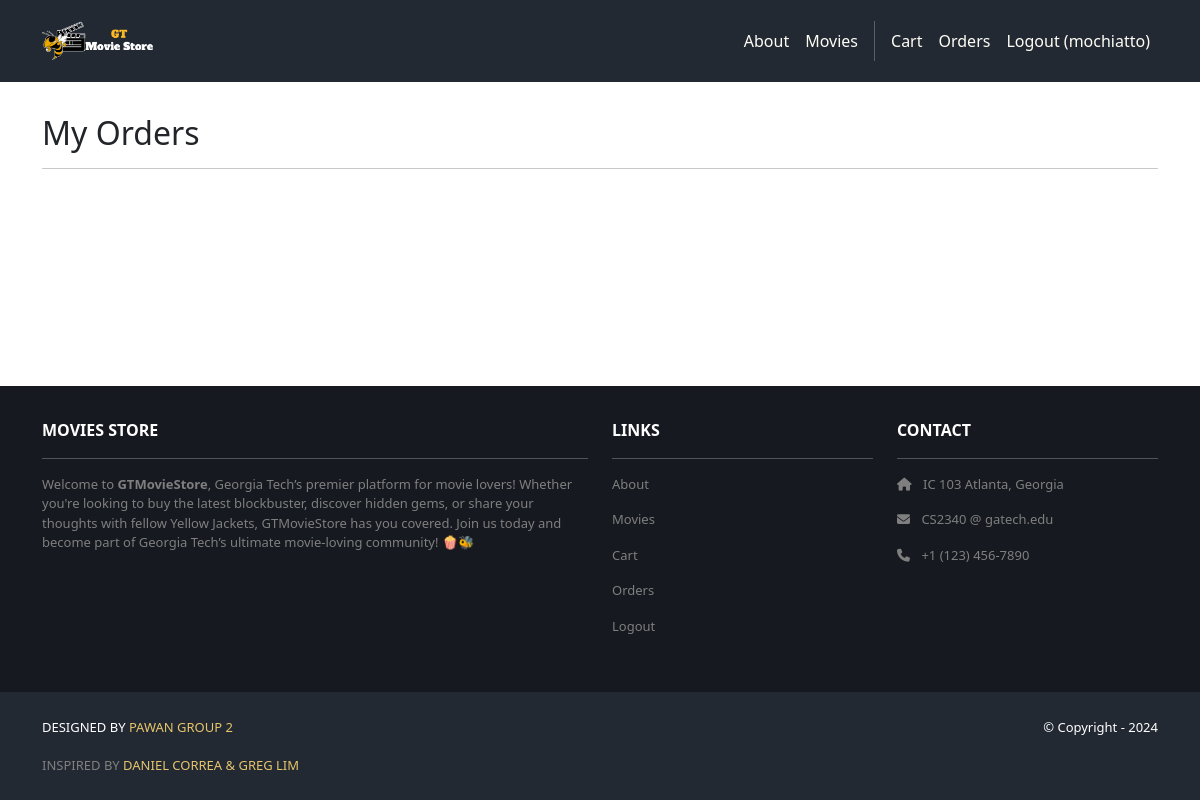
The page /accounts/orders/ (signed in) on the database as committed earlier.
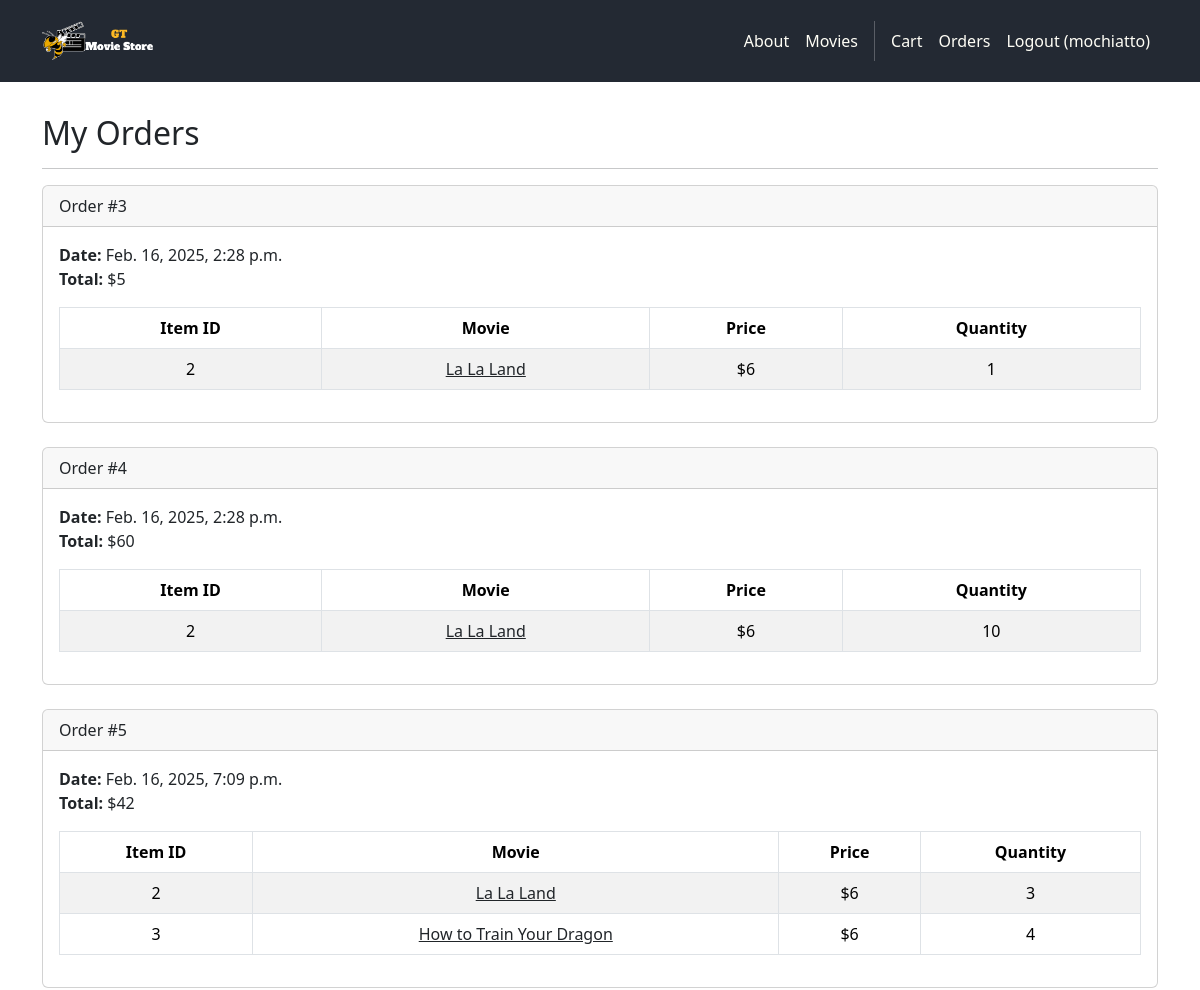
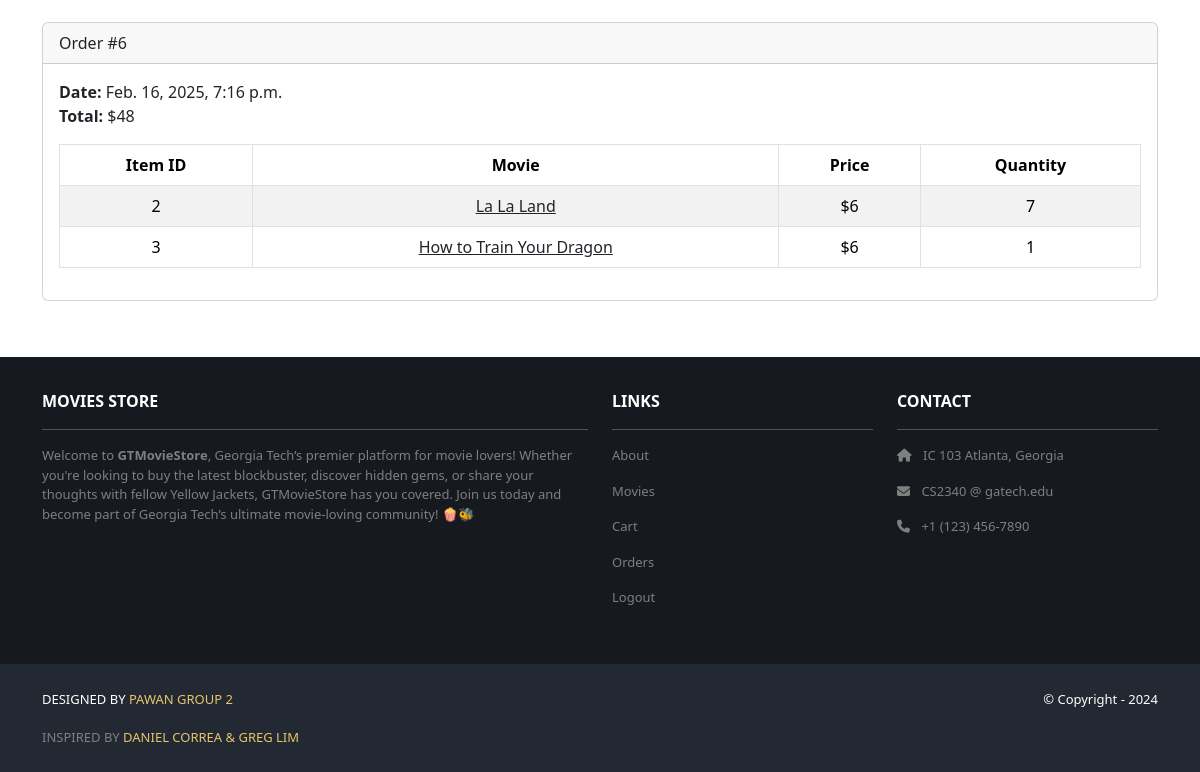
The same page on the database as committed later (2 pictures, top to bottom).
### cart/models.py (models this page shows, shortened)
class Order(models.Model):
    id = models.AutoField(primary_key=True)
    total = models.IntegerField()
    date = models.DateTimeField(auto_now_add=True)
    user = models.ForeignKey(User, on_delete=models.CASCADE)

class Item(models.Model):
    id = models.AutoField(primary_key=True)
    price = models.IntegerField()
    quantity = models.IntegerField()
    order = models.ForeignKey(Order,
        on_delete=models.CASCADE)
    movie = models.ForeignKey(Movie,
        on_delete=models.CASCADE)

### movies/models.py (models this page shows, shortened)
class Movie(models.Model):
    id = models.AutoField(primary_key=True)
    name = models.CharField(max_length=255)
    release = models.PositiveIntegerField()
    director = models.CharField(max_length=255)
    price = models.IntegerField()
    description = models.TextField()
    image = models.ImageField(upload_to='movie_images/')

### accounts/views.py (the view)
# urls.py: path('orders/', views.orders, name='accounts.orders'),
@login_required
def orders(request):
    template_data = {}
    template_data['title'] = 'Orders'
    template_data['orders'] = request.user.order_set.all()
    return render(request, 'accounts/orders.html', {'template_data': template_data})

### accounts/templates/accounts/orders.html
{% extends 'base.html' %}
{% block content %}
<div class="p-3">
  <div class="container">
    <div class="row mt-3">
      <div class="col mx-auto mb-3">
        <h2>My Orders</h2>
        <hr />
        {% for order in template_data.orders %}
        <div class="card mb-4">
          <div class="card-header">Order #{{ order.id }}</div>
          <div class="card-body">
            <b>Date:</b> {{ order.date }}<br />
            <b>Total:</b> ${{ order.total }}<br />
            <table class="table table-bordered
              table-striped text-center mt-3">
              <thead>
                <tr>
                  <th scope="col">Item ID</th>
                  <th scope="col">Movie</th>
                  <th scope="col">Price</th>
                  <th scope="col">Quantity</th>
                </tr>
              </thead>
              <tbody>
                {% for item in order.item_set.all %}
                <tr>
                  <td>{{ item.movie.id }}</td>
                  <td>
                    <a class="link-dark" href="{% url 'movies.show' id=item.movie.id %}">{{ item.movie.name }}</a>
                  </td>
                  <td>${{ item.movie.price }}</td>
                  <td>{{ item.quantity }}</td>
                </tr>
                {% endfor %}
              </tbody>
            </table>
          </div>
        </div>
        {% endfor %}
      </div>
    </div>
  </div>
</div>
{% endblock content %}

### gtmovies/templates/base.html (shortened to what this page needs)
<!DOCTYPE html>
<html>
  {% load static %}
  <head>
    <link href="https://cdn.jsdelivr.net/npm/bootstrap@5.3.3/dist/css/bootstrap.min.css" rel="stylesheet">
    <link rel="stylesheet" href="https://cdnjs.cloudflare.com/ajax/libs/font-awesome/6.1.1/css/all.min.css">
    <link rel="stylesheet" type="text/css" href="{% static 'css/style.css' %}">
  </head>
  <body style = "min-height: 100vh; display: flex; flex-direction: column;">
    <nav class="p-3 navbar navbar-dark bg-dark navbar-expand-lg"">
      <div class="container">
        <a class="navbar-brand" href="{% url 'home.index' %}">
          <img src="{% static 'img/logo.png' %}" alt="logo" height="40" />
        </a>
        <div class="collapse navbar-collapse" id="navbarNavAltMarkup">
          <div class="navbar-nav ms-auto navbar-ml">
            <a class="nav-link" href="{% url 'home.about' %}">About</a>
            <a class="nav-link" href="{% url 'movies.index' %}">Movies</a>
            {% if user.is_authenticated %}
            <a class="nav-link" href="{% url 'cart.index' %}">Cart</a>
            <a class="nav-link" href="{% url 'accounts.orders' %}">Orders</a>
            <a class="nav-link" href="{% url 'accounts.logout' %}">Logout ({{user.username }})</a>
            {% else %}
            <a class="nav-link" href="{% url 'accounts.login' %}">Login</a>
            <a class="nav-link" href="{% url 'accounts.signup' %}">Sign Up</a>
            {% endif %}
          </div>
        </div>
      </div>
    </nav>
    <div>
      {% block content %}
      {% endblock content %}
    </div>
    <section class="p-3 ms-footer d-none d-md-block" style = "margin-top: auto;">
      <div class="container">
        <div class="row mt-3 text-white">
          <div class="col-md-6 col-lg-6 col-xl-6 mx-auto mb-4">
            <b>MOVIES STORE</b>
            <hr />
            <p>Welcome to <strong>GTMovieStore</strong>, Georgia Tech’s premier platform for movie lovers! Whether you're looking to buy the latest blockbuster, discover hidden gems, or share your thoughts with fellow Yellow Jackets, GTMovieStore has you covered. Join us today and become part of Georgia Tech’s ultimate movie-loving community! <span class="emoji">🍿🐝</span></p>
          </div>
          <div class="col-md-3 col-lg-3 col-xl-3 mx-auto mb-4">
            <b>LINKS</b>
            <hr />
            <p><a class="nav-link" href="{% url 'home.about' %}">About</a></p>
            <p><a class="nav-link" href="{% url 'movies.index' %}">Movies</a></p>
            {% if user.is_authenticated %}
              <p><a class="nav-link" href="{% url 'cart.index' %}">Cart</a></p>
              <p><a class="nav-link" href="{% url 'accounts.orders' %}">Orders</a></p>
              <p><a class="nav-link" href="{% url 'accounts.logout' %}">Logout</a></p>
            {% else %}
              <p><a class="nav-link" href="{% url 'accounts.login' %}">Login</a></p>
              <p><a class="nav-link" href="{% url 'accounts.signup' %}">Sign Up</a></p>
            {% endif%}
          </div>
          <div class="col-md-3 col-lg-3 col-xl-3 mx-auto mb-4">
            <b>CONTACT</b>
            <hr />
            <p><i class="fas fa-home me-2"></i> IC 103 Atlanta, Georgia</p>
            <p><i class="fas fa-envelope me-2"></i> CS2340 @ gatech.edu</p>
            <p><i class="fas fa-phone me-2"></i> +1 (123) 456-7890</p>
          </div>
        </div>
      </div>
    </section>
    <section class="p-3 ms-footer-bottom bg-dark">
      <div class="container d-flex justify-content-between">
        <div class="me-5 text-white">
          <span>DESIGNED BY <a href="https://sites.google.com/view/cs2340-pawan2-project1?usp=sharing" target="_blank">PAWAN GROUP 2</a>
            <br>
            <p style = "color: gray; display: inline;">INSPIRED BY </p> <a href="" target="_blank">DANIEL CORREA & GREG LIM</a>
          </span>
        </div>
        <div class="text-white">
          <span>© Copyright - 2024</span>
        </div>
      </div>
    </section>
  </body>
</html>

### gtmovies/static/css/style.css (style rules this page uses)
.navbar a.nav-link { color: #FFFEF6 !important; }
.bg-dark { background-color: #232933 !important; }
.ms-footer { background-color: #16191f; }
.ms-footer p { color: #7F7F7F; font-size: 13px; }
.ms-footer-bottom span { font-size: 13px; line-height: 38px; }
.ms-footer-bottom a { color: #e6c56c; text-decoration: none; }

Rows that differ between the two databases and show on the page:
added Order: id "3", date "Feb. 16, 2025, 2:28 p.m.", total "5"
added Item: movie.id "2", movie.name "La La Land", movie.price "6", quantity "1", shown under "3"
added Order: id "4", date "Feb. 16, 2025, 2:28 p.m.", total "60"
added Item: movie.id "2", movie.name "La La Land", movie.price "6", quantity "10", shown under "4"
added Order: id "5", date "Feb. 16, 2025, 7:09 p.m.", total "42"
added Item: movie.id "2", movie.name "La La Land", movie.price "6", quantity "3", shown under "5"
added Item: movie.id "3", movie.name "How to Train Your Dragon", movie.price "6", quantity "4", shown under "5"
added Order: id "6", date "Feb. 16, 2025, 7:16 p.m.", total "48"
added Item: movie.id "2", movie.name "La La Land", movie.price "6", quantity "7"
added Item: movie.id "3", movie.name "How to Train Your Dragon", movie.price "6", quantity "1"
